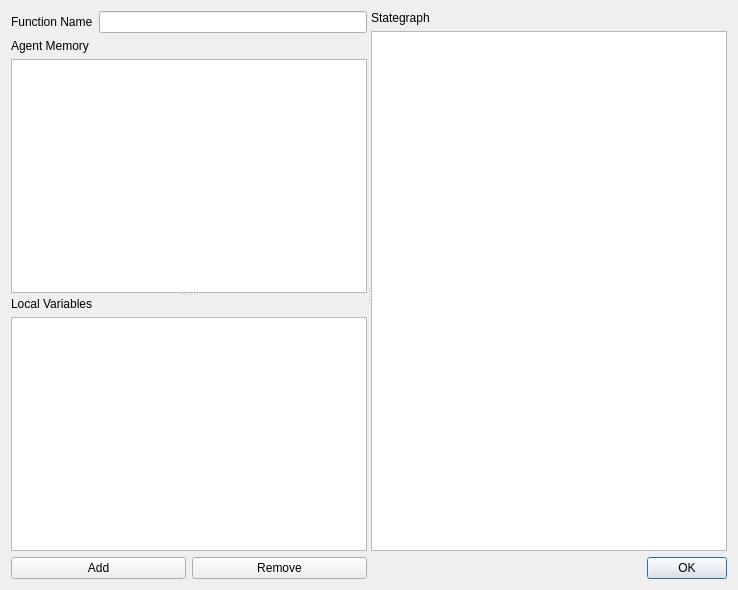
<?xml version="1.0" encoding="UTF-8"?>
<ui version="4.0">
 <class>CodeDialog</class>
 <widget class="QDialog" name="CodeDialog">
  <property name="geometry">
   <rect>
    <x>0</x>
    <y>0</y>
    <width>738</width>
    <height>590</height>
   </rect>
  </property>
  <property name="windowTitle">
   <string>Code Editor</string>
  </property>
  <layout class="QVBoxLayout" name="verticalLayout_6">
   <item>
    <widget class="QSplitter" name="splitter_2">
     <property name="orientation">
      <enum>Qt::Horizontal</enum>
     </property>
     <widget class="QSplitter" name="splitter">
      <property name="orientation">
       <enum>Qt::Vertical</enum>
      </property>
      <widget class="QWidget" name="layoutWidget_1">
       <layout class="QVBoxLayout" name="verticalLayout_5">
        <item>
         <layout class="QHBoxLayout" name="horizontalLayout">
          <item>
           <widget class="QLabel" name="label">
            <property name="text">
             <string>Function Name</string>
            </property>
           </widget>
          </item>
          <item>
           <widget class="QLineEdit" name="leFunctionName"/>
          </item>
         </layout>
        </item>
        <item>
         <layout class="QVBoxLayout" name="verticalLayout">
          <item>
           <widget class="QLabel" name="label_2">
            <property name="text">
             <string>Agent Memory</string>
            </property>
           </widget>
          </item>
          <item>
           <widget class="QTableView" name="tableViewMemory"/>
          </item>
         </layout>
        </item>
       </layout>
      </widget>
      <widget class="QWidget" name="layoutWidget_2">
       <layout class="QVBoxLayout" name="verticalLayout_2">
        <item>
         <widget class="QLabel" name="label_3">
          <property name="text">
           <string>Local Variables</string>
          </property>
         </widget>
        </item>
        <item>
         <widget class="QTableView" name="tableViewVariables"/>
        </item>
        <item>
         <layout class="QHBoxLayout" name="horizontalLayout_2">
          <item>
           <widget class="QPushButton" name="pbAdd">
            <property name="text">
             <string>Add</string>
            </property>
           </widget>
          </item>
          <item>
           <widget class="QPushButton" name="pbRemove">
            <property name="text">
             <string>Remove</string>
            </property>
           </widget>
          </item>
         </layout>
        </item>
       </layout>
      </widget>
     </widget>
     <widget class="QWidget" name="layoutWidget_3">
      <layout class="QVBoxLayout" name="verticalLayout_3">
       <item>
        <widget class="QLabel" name="label_4">
         <property name="text">
          <string>Stategraph</string>
         </property>
        </widget>
       </item>
       <item>
        <widget class="QGraphicsView" name="graphicsView">
         <property name="minimumSize">
          <size>
           <width>200</width>
           <height>400</height>
          </size>
         </property>
        </widget>
       </item>
       <item>
        <widget class="QDialogButtonBox" name="buttonBox">
         <property name="standardButtons">
          <set>QDialogButtonBox::Ok</set>
         </property>
        </widget>
       </item>
      </layout>
     </widget>
    </widget>
   </item>
  </layout>
 </widget>
 <resources/>
 <connections>
  <connection>
   <sender>buttonBox</sender>
   <signal>accepted()</signal>
   <receiver>CodeDialog</receiver>
   <slot>accept()</slot>
   <hints>
    <hint type="sourcelabel">
     <x>549</x>
     <y>561</y>
    </hint>
    <hint type="destinationlabel">
     <x>368</x>
     <y>294</y>
    </hint>
   </hints>
  </connection>
 </connections>
</ui>
